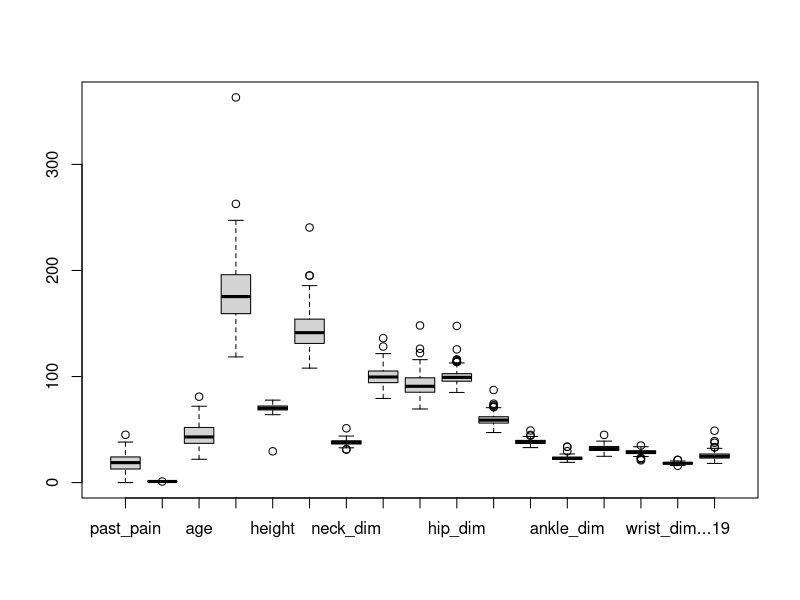
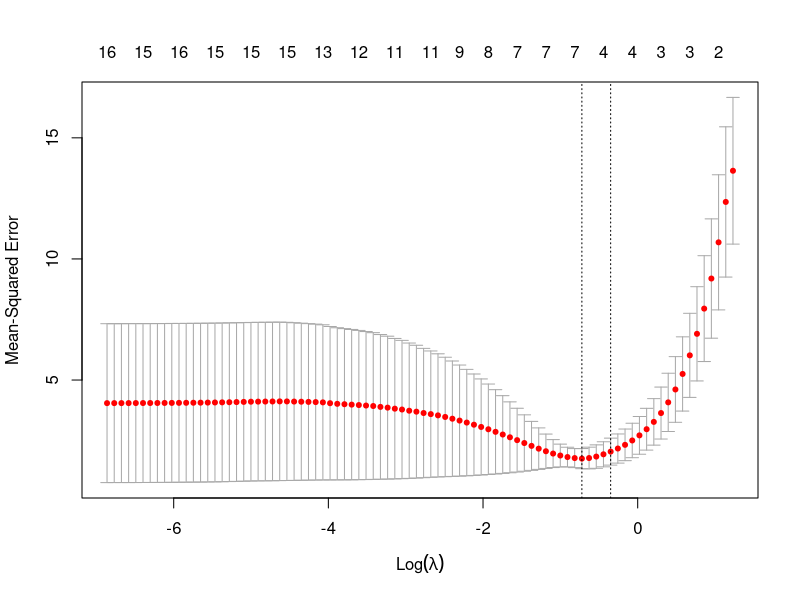

The R source for these figures, in order:
## ---- chunk 1
knitr::opts_chunk$set(echo = TRUE)
## ---- chunk 2
rm(list = ls())

library(readr)
heart <- read_csv("03_heart.csv")
## ---- chunk 3
summary(heart)
## ---- chunk 4
# Remove empty and nearly empty columns
heart_rm <- heart[, -which(names(heart) %in% c("family_record","past_record", "wrist_dim...15"))]

summary(heart_rm)
## ---- chunk 5
# Remove rows with missing values
heart_cl <- heart_rm[complete.cases(heart_rm),]
summary(heart_cl)
## ---- chunk 6
# Detect extreme outliers
boxplot(heart_cl)
## ---- chunk 7
# Randomly split 80% of the dataset into training set
library(caret)

smp_size <- floor(0.8 * nrow(heart_cl))

set.seed(117)
sample <- sample(nrow(heart_cl), size = smp_size)

train <- heart_cl[sample,]
test <- heart_cl[-sample,]
## ---- chunk 8
#Fit the full linear regression model
model_full <- lm(heart_attack ~ ., data = train)
summary(model_full)
## ---- chunk 9
# FDR Control
# Find the adjusted p-value
p_val <- summary(model_full)$coefficients[,4]
p_adj <- p.adjust(p_val, "BH")

# Apply the adjucted p-value to reduce the full model
selector <- p_adj < 0.05
x_full <- c("Intercept", colnames(heart_cl[1:16]))
x_red <- x_full[selector]

# Show the "true" significant variables
model_full$coefficients[selector]
## ---- chunk 10
# Use the model to predict the probability of heart_attack for the test set
y_hat <- predict(model_full, test)

# Calculate the OOS R^2
y_true <- test$heart_attack
y_bar <- mean(y_true)

D0 <- sum((y_true - y_bar) ** 2)
D <- sum((y_true - y_hat) ** 2)

OOS_R <- 1 - (D / D0)
sprintf("The out-of-sample R-squared of the model is %.4f. It implies a good out-of-sample prediction power of the model.", OOS_R)
## ---- chunk 11
# 8-fold cross-validation
library(caret)

cv_ctrl <- trainControl(method = "cv", number = 8)

model_ <- train(heart_attack ~ ., data = train, method = "lm", trControl = cv_ctrl)

# Get the R-squared of each fold
r_sq <- model_$resample$Rsquared
mean_r_sq <- mean(r_sq)

# Compare the mean R-squared and the OOS R-squared from Q1
cbind("OOS R^2" = OOS_R, " R^2 from CV" = mean_r_sq)
## ---- chunk 12
# Fit a Lasso regression
library(glmnet)
cv_result <- cv.glmnet(as.matrix(train[, 1:16]), train$heart_attack, nfolds = 8, alpha = 1, family = "gaussian", standardize = T)

# Obtain lambda_min and lambda_1se
lambda_min <- cv_result$lambda.min
lambda_1se <- cv_result$lambda.1se

tab <- rbind(cbind(lambda_min, lambda_1se), log(cbind(lambda_min, lambda_1se)))
rownames(tab) <- c("Actual", "Log")
tab
## ---- chunk 13
# Plot the CV Lasso process
plot(cv_result)
## ---- chunk 14
lasso_pred <- predict(cv_result, s = lambda_1se, newx = as.matrix(test[,1:16]))
lasso_bar <- mean(lasso_pred)

D0_las <- sum((y_true - lasso_bar) ** 2)
D_las <- sum((y_true - lasso_pred) ** 2)
lasso_R <- 1 - (D_las / D0_las)

# Compare the outputs
output1 <- model_full$coefficients
output3 <- model_$finalModel$coefficients
output5 <- coef(cv_result, select = "1se")

R_tab <- cbind(OOS_R, mean_r_sq, lasso_R)
rownames(R_tab) <- "OOS R-squared"
tab_5 <- rbind(cbind(output1, output3, output5), R_tab)
colnames(tab_5) <- c("Q1", "Q3", "Q5")
tab_5
